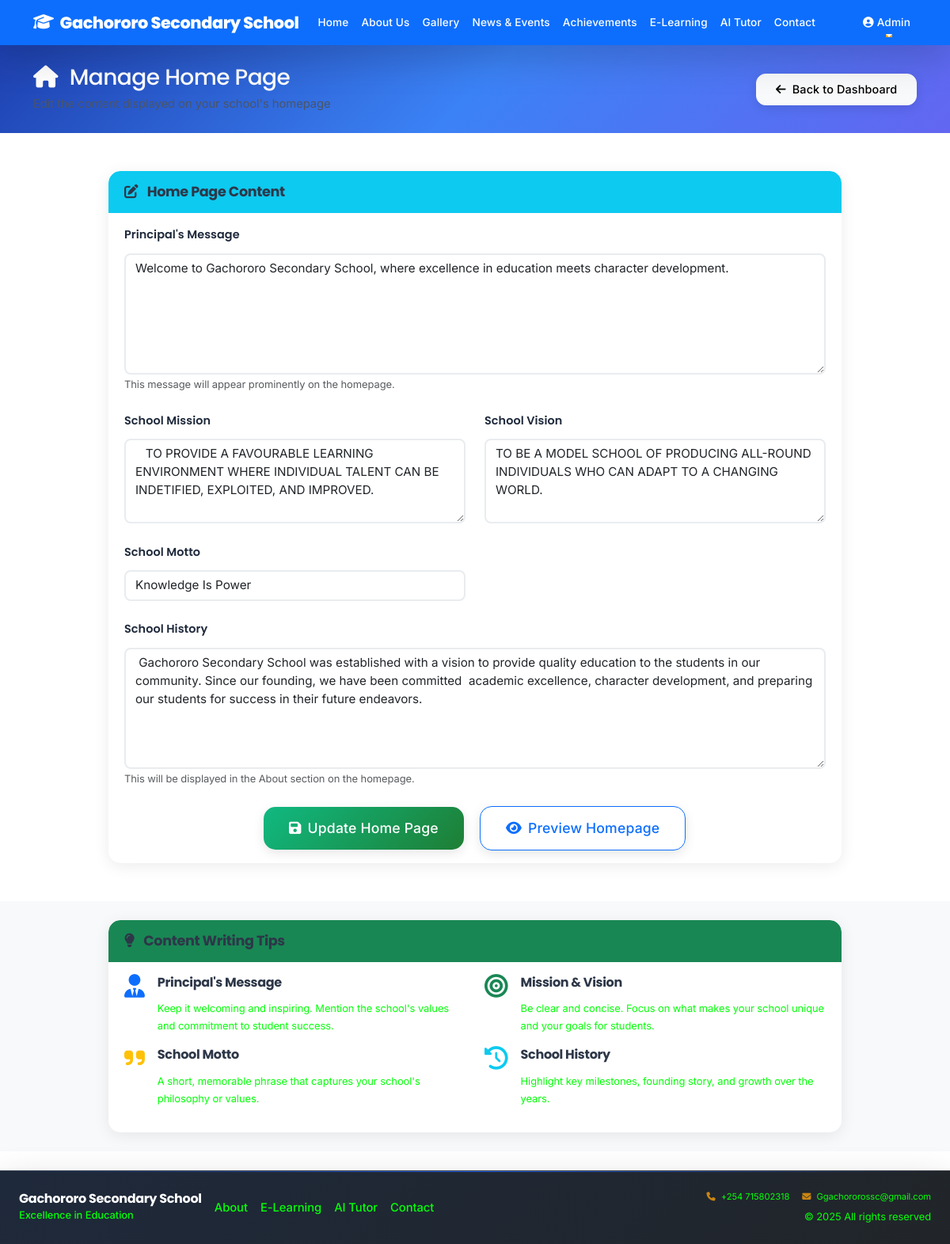
The app's page /admin/manage-home (signed in) with its own data.
### models.py (models this page shows, shortened)
class SchoolContent(db.Model):
    id = db.Column(db.Integer, primary_key=True)
    school_name = db.Column(db.String(200), default='Gachororo Secondary School')
    principal_message = db.Column(db.Text)
    mission = db.Column(db.Text)
    vision = db.Column(db.Text)
    motto = db.Column(db.String(200))
    history = db.Column(db.Text)
    achievements = db.Column(db.Text)
    contact_address = db.Column(db.Text)
    contact_phone = db.Column(db.String(50))
    contact_email = db.Column(db.String(120))
    date_updated = db.Column(db.DateTime, default=datetime.utcnow, onupdate=datetime.utcnow)

### app.py (the view, shortened to what this page needs)
@app.route('/admin/manage-home', methods=['GET', 'POST'])
@login_required
def manage_home():
    content = SchoolContent.query.first()
    if not content:
        content = SchoolContent()
        db.session.add(content)
        db.session.commit()
    return render_template('admin/manage_home.html', content=content)

### app.py (called while the page is built)
@login_manager.user_loader
def load_user(user_id):
    return User.query.get(int(user_id))

@app.context_processor
def inject_global_vars():
    try:
        current_theme = ThemeSettings.query.filter_by(is_active=True).first()
        theme_name = current_theme.theme_name if current_theme else 'blue'
        active_video = VideoSettings.query.filter_by(is_active=True).first()
        return {
            'current_theme': theme_name,
            'active_video': active_video
        }
    except:
        return {
            'current_theme': 'blue',
            'active_video': None
        }

### templates/admin/manage_home.html (shortened to what this page needs)
{% extends "base.html" %}
{% block content %}
<section class="admin-header bg-primary text-white py-4">
    <div class="container">
        <div class="row align-items-center">
            <div class="col-md-8">
                <h1 class="h3 mb-1">
                    <i class="fas fa-home me-2"></i>
                    Manage Home Page
                </h1>
                <p class="mb-0">Edit the content displayed on your school's homepage</p>
            </div>
            <div class="col-md-4 text-md-end">
                <a href="{{ url_for('dashboard') }}" class="btn btn-light">
                    <i class="fas fa-arrow-left me-2"></i>Back to Dashboard
                </a>
            </div>
        </div>
    </div>
</section>
<section class="py-5">
    <div class="container">
        <div class="row">
            <div class="col-lg-10 mx-auto">
                <div class="card shadow-sm">
                    <div class="card-header bg-info text-white">
                        <h5 class="mb-0">
                            <i class="fas fa-edit me-2"></i>
                            Home Page Content
                        </h5>
                    </div>
                    <div class="card-body">
                        <form method="POST">
                            <div class="row">
                                <div class="col-12 mb-4">
                                    <label for="principal_message" class="form-label fw-bold">Principal's Message</label>
                                    <textarea class="form-control" id="principal_message" name="principal_message"
                                              rows="6" placeholder="Enter the principal's welcome message...">{{ content.principal_message or '' }}</textarea>
                                    <div class="form-text">This message will appear prominently on the homepage.</div>
                                </div>
                                <div class="col-md-6 mb-4">
                                    <label for="mission" class="form-label fw-bold">School Mission</label>
                                    <textarea class="form-control" id="mission" name="mission"
                                              rows="4" placeholder="Enter the school's mission statement...">{{ content.mission or '' }}</textarea>
                                </div>
                                <div class="col-md-6 mb-4">
                                    <label for="vision" class="form-label fw-bold">School Vision</label>
                                    <textarea class="form-control" id="vision" name="vision"
                                              rows="4" placeholder="Enter the school's vision statement...">{{ content.vision or '' }}</textarea>
                                </div>
                                <div class="col-md-6 mb-4">
                                    <label for="motto" class="form-label fw-bold">School Motto</label>
                                    <input type="text" class="form-control" id="motto" name="motto"
                                           value="{{ content.motto or '' }}" placeholder="Enter the school motto...">
                                </div>
                                <div class="col-12 mb-4">
                                    <label for="history" class="form-label fw-bold">School History</label>
                                    <textarea class="form-control" id="history" name="history"
                                              rows="6" placeholder="Enter a brief history of the school...">{{ content.history or '' }}</textarea>
                                    <div class="form-text">This will be displayed in the About section on the homepage.</div>
                                </div>
                                <div class="col-12 text-center">
                                    <button type="submit" class="btn btn-success btn-lg px-5">
                                        <i class="fas fa-save me-2"></i>Update Home Page
                                    </button>
                                    <a href="{{ url_for('index') }}" class="btn btn-outline-primary btn-lg px-5 ms-3" target="_blank">
                                        <i class="fas fa-eye me-2"></i>Preview Homepage
                                    </a>
                                </div>
                            </div>
                        </form>
                    </div>
                </div>
            </div>
        </div>
    </div>
</section>
<section class="py-4 bg-light">
    <div class="container">
        <div class="row">
            <div class="col-lg-10 mx-auto">
                <div class="card">
                    <div class="card-header bg-success text-white">
                        <h5 class="mb-0">
                            <i class="fas fa-lightbulb me-2"></i>
                            Content Writing Tips
                        </h5>
                    </div>
                    <div class="card-body">
                        <div class="row">
                            <div class="col-md-6 mb-3">
                                <div class="d-flex">
                                    <div class="flex-shrink-0">
                                        <i class="fas fa-user-tie fa-2x text-primary me-3"></i>
                                    </div>
                                    <div>
                                        <h6>Principal's Message</h6>
                                        <p class="text-muted small mb-0">Keep it welcoming and inspiring. Mention the school's values and commitment to student success.</p>
                                    </div>
                                </div>
                            </div>
                            <div class="col-md-6 mb-3">
                                <div class="d-flex">
                                    <div class="flex-shrink-0">
                                        <i class="fas fa-bullseye fa-2x text-success me-3"></i>
                                    </div>
                                    <div>
                                        <h6>Mission & Vision</h6>
                                        <p class="text-muted small mb-0">Be clear and concise. Focus on what makes your school unique and your goals for students.</p>
                                    </div>
                                </div>
                            </div>
                            <div class="col-md-6 mb-3">
                                <div class="d-flex">
                                    <div class="flex-shrink-0">
                                        <i class="fas fa-quote-right fa-2x text-warning me-3"></i>
                                    </div>
                                    <div>
                                        <h6>School Motto</h6>
                                        <p class="text-muted small mb-0">A short, memorable phrase that captures your school's philosophy or values.</p>
                                    </div>
                                </div>
                            </div>
                            <div class="col-md-6 mb-3">
                                <div class="d-flex">
                                    <div class="flex-shrink-0">
                                        <i class="fas fa-history fa-2x text-info me-3"></i>
                                    </div>
                                    <div>
                                        <h6>School History</h6>
                                        <p class="text-muted small mb-0">Highlight key milestones, founding story, and growth over the years.</p>
                                    </div>
                                </div>
                            </div>
                        </div>
                    </div>
                </div>
            </div>
        </div>
    </div>
</section>
{% endblock %}

### static/css/style.css (style rules this page uses)
:root { --primary-color: #2563eb; --primary-dark: #1d4ed8; --secondary-color: #64748b; --success-color: #10b981; --info-color: #0ea5e9; --warning-color: #f59e0b; --danger-color: #ef4444; --light-color: #f8fafc; --dark-color: #1e293b; --school-primary: #1e40af; --school-secondary: #059669; --school-accent: #f59e0b; --school-gradient: linear-gradient(135deg, #1e40af 0%, #3b82f6 100%); --school-bg-light: #eff6ff; --font-family-primary: 'Inter', 'Poppins', -apple-system, BlinkMacSystemFont, 'Segoe UI', system-ui, sans-serif; --font-family-heading: 'Poppins', 'Inter', -apple-system, BlinkMacSystemFont, 'Segoe UI', system-ui, sans-serif; --font-size-base: 0.925rem; --line-height-base: 1.5; }
[data-theme="blue"] { --school-primary: #1e40af; --school-secondary: #059669; --school-accent: #f59e0b; --school-gradient: linear-gradient(135deg, #1e40af 0%, #3b82f6 100%); --school-bg-light: #eff6ff; --primary-color: #2563eb; --primary-dark: #1d4ed8; }
body { font-family: var(--font-family-primary); line-height: var(--line-height-base); color: var(--dark-color); background-color: #ffffff; overflow-x: hidden; font-weight: 400; font-size: var(--font-size-base); letter-spacing: -0.005em; }
h1, h2, h3, h4, h5, h6 { font-family: var(--font-family-heading); font-weight: 700; line-height: 1.2; margin-bottom: 0.75rem; letter-spacing: -0.02em; }
h1 { font-size: 2.25rem; font-weight: 800; }
h5 { font-size: 1.1rem; font-weight: 600; }
h6 { font-size: 1rem; font-weight: 600; }
.card { border: none; box-shadow: var(--shadow-sm); transition: var(--transition-base); border-radius: 8px; overflow: hidden; }
.card-header { border-bottom: none; font-weight: 600; padding: 1rem 1.25rem; }
.card-body { padding: 1rem 1.25rem; }
.btn { font-weight: 500; border-radius: 6px; transition: var(--transition-base); text-decoration: none; position: relative; overflow: hidden; padding: 0.5rem 1rem; font-size: 0.9rem; }
.btn-success { background: linear-gradient(135deg, var(--success-color) 0%, #1e7e34 100%); border: none; box-shadow: var(--shadow-sm); }
.form-control { border-radius: 8px; border: 2px solid #e9ecef; transition: var(--transition-base); font-size: 0.95rem; }
.form-label { font-weight: 600; color: var(--dark-color); margin-bottom: 0.75rem; }
.admin-header { background: linear-gradient(135deg, #1e40af 0%, #3b82f6 50%, #6366f1 100%) !important; }
.btn { font-family: var(--font-family-primary) !important; font-weight: 500 !important; letter-spacing: 0.01em !important; }
.form-label { font-family: var(--font-family-heading) !important; font-weight: 600 !important; font-size: 0.9rem !important; letter-spacing: 0.005em !important; }
.card, .btn, .form-control { will-change: transform; }
.btn { position: relative; overflow: hidden; border-radius: 12px !important; transition: all 0.3s cubic-bezier(0.4, 0, 0.2, 1) !important; box-shadow: 0 4px 14px rgba(0,0,0,0.1) !important; }
.btn::before { content: ''; position: absolute; top: 0; left: -100%; width: 100%; height: 100%; background: linear-gradient(90deg, transparent, rgba(255,255,255,0.2), transparent); transition: left 0.5s; }
.btn-lg { padding: 0.875rem 2rem !important; font-size: 1.1rem !important; border-radius: 15px !important; }
.card { border-radius: 15px !important; box-shadow: 0 4px 20px rgba(0,0,0,0.08) !important; transition: all 0.3s cubic-bezier(0.4, 0, 0.2, 1) !important; }
.card-header { border-radius: 15px 15px 0 0 !important; }

### templates/base.html (style rules this page uses)
.text-muted { color: #06ff0a !important; }
.btn { transition: all 0.3s ease; border-radius: 50px; padding: 0.5rem 1.5rem; font-weight: 500; }
.card { transition: all 0.3s ease; border: none; border-radius: 15px; box-shadow: 0 4px 15px rgba(0,0,0,0.08); }
h1, h2, h3, h4, h5, h6 { font-weight: 700; color: #2d3748; }
p { color: #4a5568; line-height: 1.7; }
html { scroll-behavior: smooth; }

### records on screen
SchoolContent: principal_message "Welcome to Gachororo Secondary School, where excellence in education meets character development.", mission "TO PROVIDE A FAVOURABLE LEARNING ENVIRONMENT WHERE INDIVIDUAL TALENT CAN BE INDETIFIED, EXPLOITED, AND IMPROVED.", vision "TO BE A MODEL SCHOOL OF PRODUCING ALL-ROUND INDIVIDUALS WHO CAN ADAPT TO A CHANGING WORLD.", motto "Knowledge Is Power", history "Gachororo Secondary School was established with a vision to provide quality education to the students in our community. Since our founding, we have been committed academic excellence, character development, and preparing our students for success in their future endeavors."

### other values on screen
{{ moment().year if moment else '2025' }} "2025"
